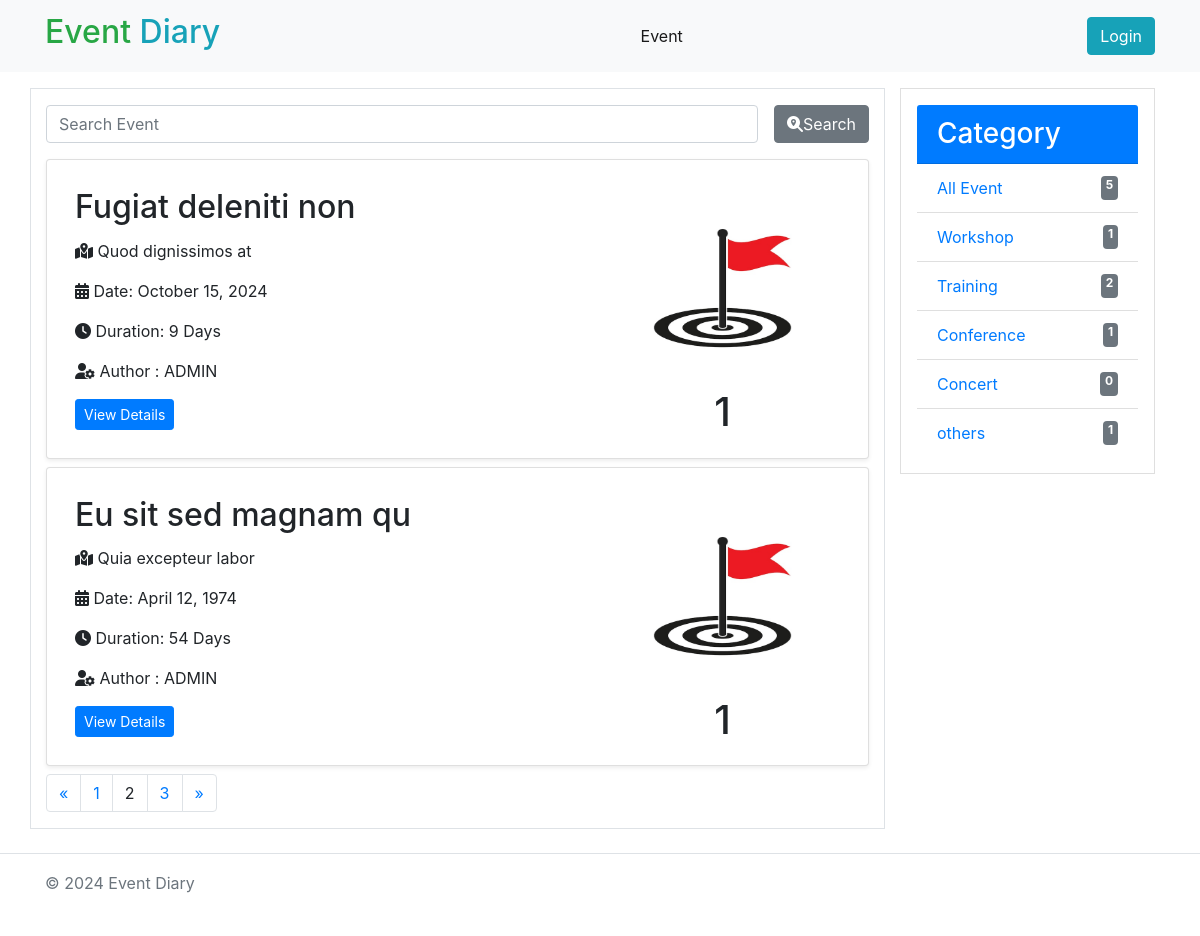
Screenshot of /?page=2 with the database file from the repository.
### event/models.py (models this page shows, shortened)
class Event(models.Model):
    STATUS_CHOICES = (
        ('draft', 'Draft'),
        ('published', 'Published'),
        ('cancelled', 'Cancelled'),
        ('complete', 'Complete'),
    )
    title = models.CharField(max_length=200)
    category = models.ForeignKey(Category, on_delete=models.CASCADE, related_name='events')
    venue = models.TextField(max_length=100)
    description = RichTextField()
    date = models.DateTimeField(default=timezone.now())
    duration = models.IntegerField(default=1)
    status = models.CharField(max_length=10, choices=STATUS_CHOICES, default='draft')
    author = models.ForeignKey(User, on_delete=models.CASCADE)
    participants = models.ManyToManyField(User, related_name='participants', blank=True, null=True)
    limit = models.IntegerField(default=5)
    created = models.DateTimeField(auto_now_add=True)
    updated = models.DateTimeField(auto_now=True)
    def is_full(self):
        return self.limit <= self.participants.count()
    class Meta:
        ordering = ['-created']

class Category(models.Model):
    name = models.CharField(max_length=50)
    created = models.DateTimeField(auto_now_add=True)
    updated = models.DateTimeField(auto_now=True)

### event/views.py (the view)
# urls.py: path("", views.home, name="home"),
def home(request):
    events = Event.objects.filter(status='published')
    categories = Category.objects.all()
    search_q = request.GET.get('search_q')
    category = request.GET.get('category')
    if search_q:
        events = events.filter(title__icontains=search_q)
    if category:
        events = events.filter(category__id=category)
    paginator = Paginator(events, 2)
    page_number = request.GET.get('page')
    events = paginator.get_page(page_number)
    context = {
        'events': events,
        'categories': categories,
        'total': Event.objects.filter(status='published').count()
    }
    return render(request, 'event/home.html', context)

### templates/event/home.html (shortened to what this page needs)
{% extends 'base.html' %}
{% load static %}
{% block content %}
{% include 'includes/navbar.html' %}
<div class="container ">
    <div class="row my-3">
    <div class=" col-9 event-list border">
        <div class="search-area my-3">
            <div class="search-box  mx-auto text-center ">
                <form method="get" action="" class="d-flex">
                    <input type="search" name="search_q" placeholder="Search Event" class="form-control" id="">
                    <button type="submit" class="btn btn-secondary ml-3"><i class="fa-solid fa-magnifying-glass-location d-inline "></i>Search</button>
                </form>
            </div>
        </div>
        {% for event in events %}
        <div class="card p-2 my-2 shadow-sm ">
            <div class="card-body row">
                <div class="col-8 left">
                    <h2 class="card-title">
                        {{ event.title }}</h2>
                    <p class="card-text">
                        <i class="fa-solid fa-map-location-dot"></i> {{ event.venue }}
                    </p>
                    <p>
                        <i class="fa-solid fa-calendar-alt"></i> Date: {{ event.date|date:"F d, Y" }}
                    </p>
                    <p>
                        <i class="fa-solid fa-clock"></i> Duration: {{ event.duration }} Days
                    </p>
                    <p>
                        <i class="fa-solid fa-user-gear"></i> Author : {{event.author|upper}}
                    </p>
                    <a href="{% url 'event_details' event.id %}" class="btn btn-primary btn-sm">View Details</a>  &nbsp;
                </div>
                <div class="col-4 right text-center d-flex flex-column" style="height: 200px; width:200px;">
                    <img src="{% static './images/flag.jpg' %}" class="w-100 h-100 contain " alt="">
                    <h1 class="">
                        {% if not event.is_full %}
                        {{event.participants.all|length}}
                        {% else %}
                         <span class="bg-danger p-2 text-white ">Full</span>
                         {% endif %}
                    </h1>
                </div>
            </div>
        </div>
        {% empty %}
        <h3 class="text-muted py-5">No Event Available</h3>
        {% endfor %}
        <nav aria-label="Page navigation example ">
            <ul class="pagination ">
                {% if events.has_previous %}
                <li class="page-item">
                    <a class="page-link" href="?page={{events.previous_page_number}}" aria-label="Previous">
                        <span aria-hidden="true">&laquo;</span>
                    </a>
                </li>
                {% endif %}
                {% for page_num in events.paginator.page_range %}
                {% if page_num == events.number %}
                <li class="page-item"><a class="page-link disabled" >{{page_num}}</a></li>
                {% else %}
                <a href="?page={{ page_num }}" class="page-link">{{ page_num }}</a>
                {% endif %}
                {% endfor %}
                {% if events.has_next %}
                <li class="page-item">
                    <a class="page-link" href="?page={{events.next_page_number}}" aria-label="Next">
                        <span aria-hidden="true">&raquo;</span>
                    </a>
                </li>
                {% endif %}
            </ul>
        </nav>
    </div>
    <div class="col-3">
        <div class="card rounded-0 p-3">
            <h3 class="card-header bg-primary text-white">Category</h3>
            <ul class="list-group list-group-flush ">
                <li class="list-group-item">
                    <a href="{% url 'home' %}" class="d-flex justify-content-between">
                        <span>All Event </span>
                        <span class="badge badge-secondary text-white "> {{ total }}</span>
                    </a>
                </li>
                {% for category in categories %}
                <li class="list-group-item">
                    <a href="?category={{category.id}}" class=" d-flex justify-content-between">
                         <span>{{ category.name }}</span>
                         <span class="badge badge-secondary text-white ">{{ category.events.count }}</span>
                        </a>
                </li>
                {% endfor %}
            </ul>
        </div>
    </div>
</div>
</div>
{% include 'includes/footer.html' %}
{% endblock %}

### rows the page displays
Event: title "Fugiat deleniti non", venue "Quod dignissimos at", date "October 15, 2024", duration "9", author "ADMIN", participants.all|length "1"
Event: title "Eu sit sed magnam qu", venue "Quia excepteur labor", date "April 12, 1974", duration "54", author "ADMIN", participants.all|length "1"
Category: name "Workshop", events.count "1"
Category: name "Training", events.count "2"
Category: name "Conference", events.count "1"
Category: name "Concert", events.count "0"
Category: name "others", events.count "1"

### other values shown
{{ page_num }} "1" "3"
{{ page_num }} "2"
{{ total }} "5"
